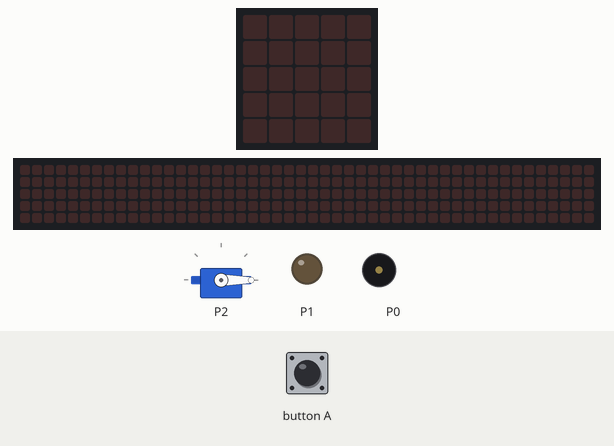
The program below on a simulated BBC micro:bit (MakeCode). On the bench: servo, the board's 5×5 LED display, a strip that is not on the board, showing the scrolling text unrolled, output pins drawn as LEDs (lit = HIGH), buzzer (waves = sounding). The test bench sets the inputs (shaded band). The 48×5 strip is a reading aid, not a part: it shows the text the display is scrolling, unrolled, one strip-width of it at a time.

Above: at 1.2 s.
1.3 s: button A pressed for 0.15 s
At 1.88 s:
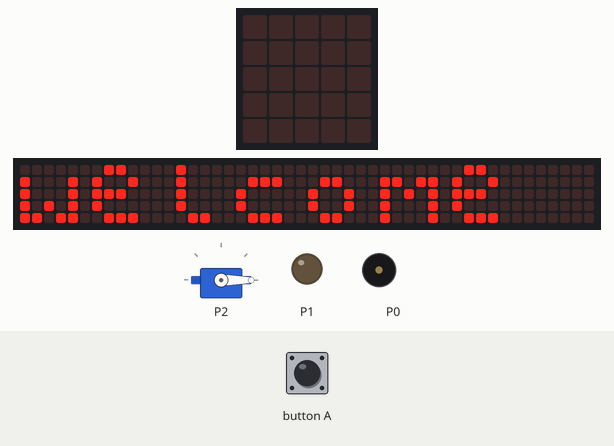
At 9.4 s:
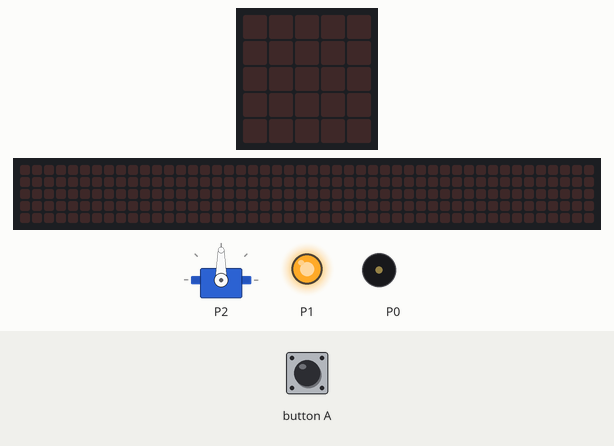
Timing chart, 0 to 15.5 s (numbered marks = the images above; inputs shaded):
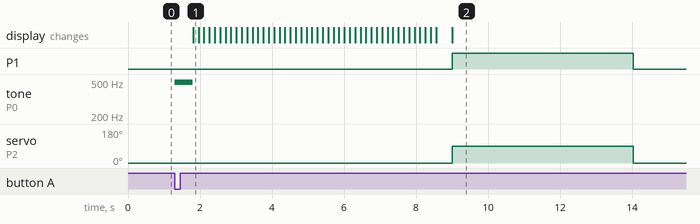

The program:

main.ts
```typescript
basic.forever(function () {
    pins.servoWritePin(AnalogPin.P2, 0)
    pins.digitalWritePin(DigitalPin.P1, 0)
    if (input.buttonIsPressed(Button.A)) {
        music.play(music.tonePlayable(494, music.beat(BeatFraction.Whole)), music.PlaybackMode.UntilDone)
        basic.showString("welcome")
        pins.digitalWritePin(DigitalPin.P1, 1)
        pins.servoWritePin(AnalogPin.P2, 90)
        basic.pause(5000)
    }
})
```

test.ts
```typescript
// 在此处测试；当此软件包作为插件使用时，将不会编译此软件包。
```

Measured:
- after the input at 1.3 s, P1: LOW → HIGH after 7.7 s, → LOW 5.0 s later; tone on P0: silent → 494 Hz at once, → silent 0.50 s later; servo on P2: 0° → 90° after 7.7 s, → 0° 5.0 s later; the display: changes after 0.51 s (image 1)
